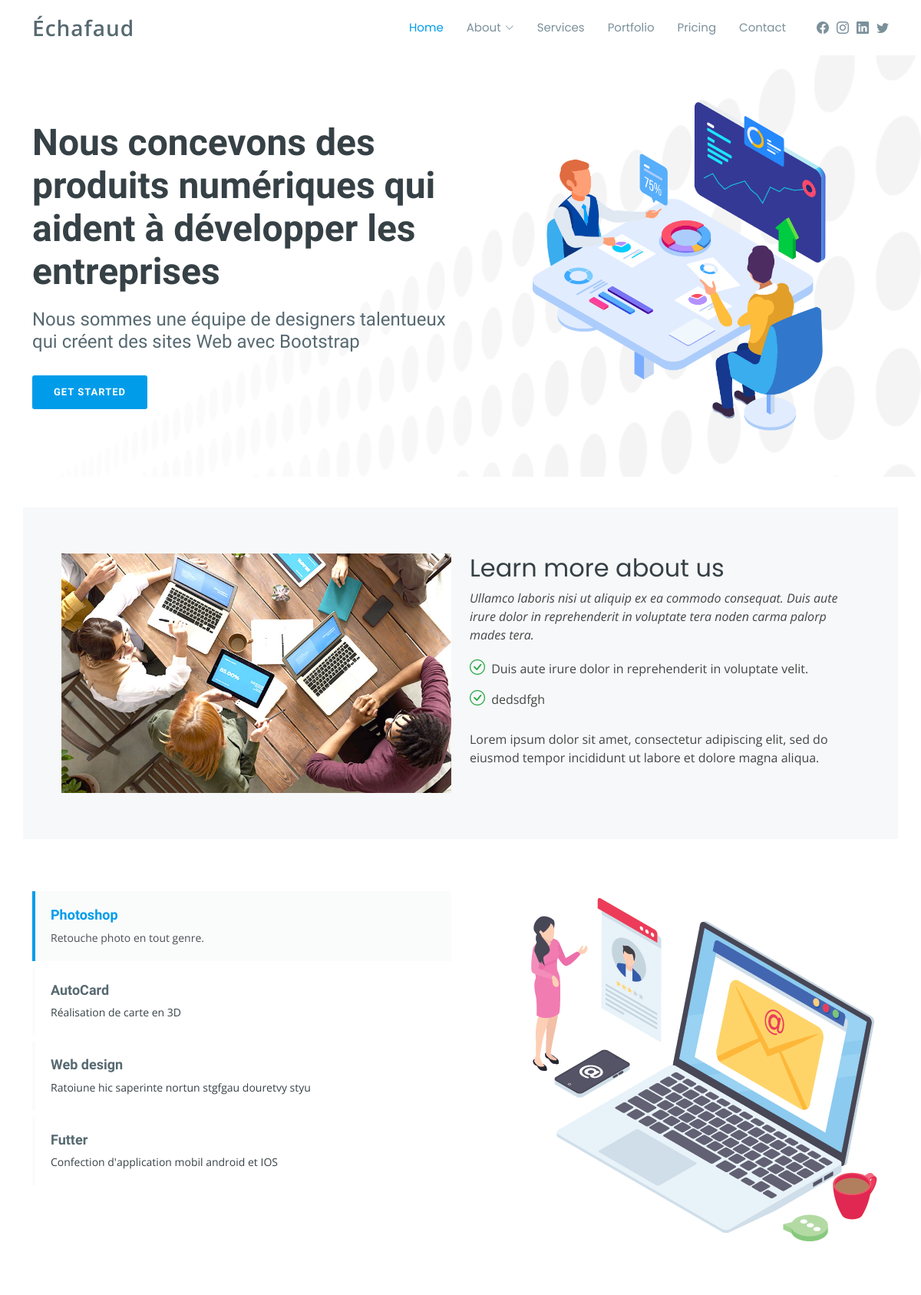
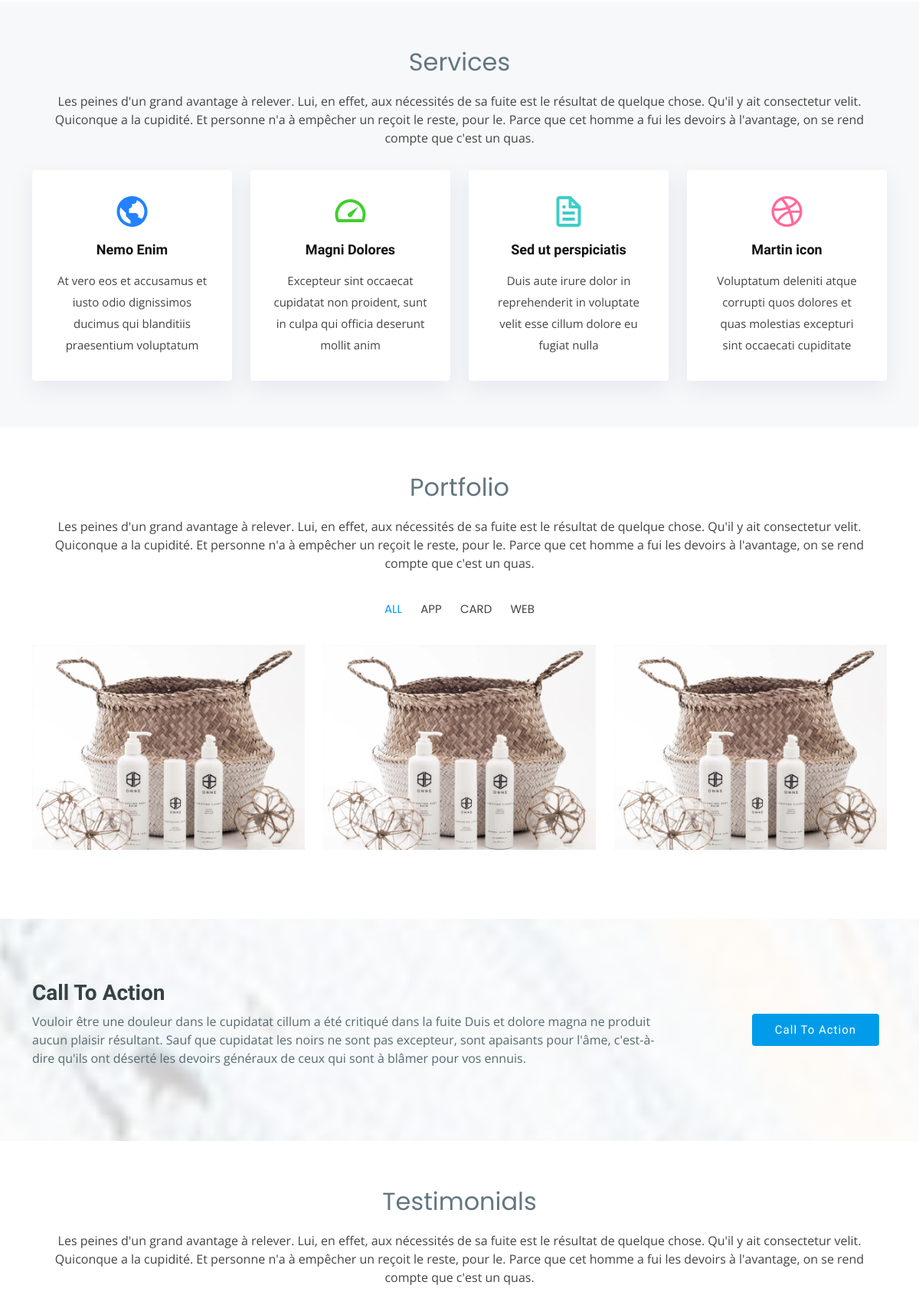
The page / (upper part) on the database its author committed (2 pictures, top to bottom).
### website/models.py (models this page shows, shortened)
class Website(models.Model):
    name_site = models.CharField(max_length=255)
    description_service = models.TextField()
    description_portfolio = models.TextField()
    call_action = models.TextField()
    description_testimonial = models.TextField()
    description_team = models.TextField()
    description_client = models.TextField()
    description_pricing = models.TextField()
    location = models.CharField(max_length=255)
    email = models.EmailField()
    contact = models.CharField(max_length=255)
    maps = models.TextField()
    copyrights = models.CharField(max_length=255)
    date_add = models.DateTimeField(auto_now_add=True)
    date_update = models.DateTimeField(auto_now=True)
    status = models.BooleanField(default=True)
    class Meta():
        verbose_name = 'Website'
        verbose_name_plural = 'Websites'

class SocialIcon(models.Model):
    name = models.CharField(max_length=255)
    lien = models.CharField(max_length=255)
    icon = models.CharField(max_length=255)
    date_add = models.DateTimeField(auto_now_add=True)
    date_update = models.DateTimeField(auto_now=True)
    status = models.BooleanField(default=True)
    class Meta():
        verbose_name = 'SocialIcon'
        verbose_name_plural = 'SocialIcons'

class Banner(models.Model):
    title = models.CharField(max_length=255)
    description = models.TextField()
    picture = models.FileField()
    date_add = models.DateTimeField(auto_now_add=True)
    date_update = models.DateTimeField(auto_now=True)
    status = models.BooleanField(default=True)
    class Meta():
        verbose_name = 'Banner'
        verbose_name_plural = 'Banners'

class About(models.Model):
    title = models.CharField(max_length=255)
    subtitle = models.TextField()
    picture = models.FileField()
    footer = models.TextField(null=True, blank=True)
    option = models.ManyToManyField("website.OptionAbout", related_name="Option_about")
    date_add = models.DateTimeField(auto_now_add=True)
    date_update = models.DateTimeField(auto_now=True)
    status = models.BooleanField(default=True)
    class Meta():
        verbose_name = 'About'
        verbose_name_plural = 'Abouts'

class OptionAbout(models.Model):
    description = models.CharField(max_length=255)
    date_add = models.DateTimeField(auto_now_add=True)
    date_update = models.DateTimeField(auto_now=True)
    status = models.BooleanField(default=True)
    class Meta():
        verbose_name = 'OptionAbout'
        verbose_name_plural = 'OptionAbouts'

### service/models.py (models this page shows, shortened)
class Prestation(models.Model):
    title = models.CharField(max_length=255)
    description = models.TextField()
    picture = models.FileField()
    date_add = models.DateTimeField(auto_now_add=True)
    date_update = models.DateTimeField(auto_now=True)
    status = models.BooleanField(default=True)
    class Meta():
        verbose_name = 'Prestation'
        verbose_name_plural = 'Prestations'

class Service(models.Model):
    title = models.CharField(max_length=255)
    icon = models.CharField(max_length=255)
    description = models.TextField()
    color = models.CharField(max_length=255)
    date_add = models.DateTimeField(auto_now_add=True)
    date_update = models.DateTimeField(auto_now=True)
    status = models.BooleanField(default=True)
    class Meta():
        verbose_name = 'Service'
        verbose_name_plural = 'Services'

### portfolio/models.py (models this page shows, shortened)
class Category(models.Model):
    name = models.CharField(max_length=255)
    date_add = models.DateTimeField(auto_now_add=True)
    date_update = models.DateTimeField(auto_now=True)
    status = models.BooleanField(default=True)
    class Meta():
        verbose_name = 'Category'
        verbose_name_plural = 'Categorys'

class Project(models.Model):
    name = models.CharField(max_length=255)
    title = models.CharField(max_length=255)
    description = models.TextField()
    client = models.CharField(max_length=255)
    date_project = models.DateField()
    url_project = models.CharField(max_length=255)
    categorie = models.ForeignKey("portfolio.Category", related_name='cate_projects', on_delete=models.CASCADE, null=True, blank=True)
    date_add = models.DateTimeField(auto_now_add=True)
    date_update = models.DateTimeField(auto_now=True)
    status = models.BooleanField(default=True)
    class Meta():
        verbose_name = 'Project'
        verbose_name_plural = 'Projects'

### website/views.py (the view)
# urls.py: path('', index, name="index"),
def index(request):
    banner = models.Banner.objects.filter(status=True).first()
    projets = models_portfolio.Project.objects.filter(status=True)
    cartegories = models_portfolio.Category.objects.filter(status=True)
    website = models.Website.objects.filter(status=True).first()
    partners = models_portfolio.Partner.objects.filter(status=True)
    teams = models.Team.objects.filter(status=True)
    about = models.About.objects.filter(status=True).first()
    optionabouts = models.OptionAbout.objects.filter(status=True)
    services = models_service.Service.objects.filter(status=True)
    faqs = models_service.Faq.objects.filter(status=True)
    testimonials = models_portfolio.Testimonial.objects.filter(status=True)
    prestations = models_service.Prestation.objects.filter(status=True)
    if request.method == 'POST':
        formCont = models.Contactform(request.POST)
        if formCont.is_valid():
            formCont.save()
        return redirect('index')
    else :
        formCont = models.Contactform()
    return render(request, "index.html", locals())

### scafflod/context_processors.py (called while the page is built)
def my_data(request):
    sociaux = models.SocialIcon.objects.filter(status=True)
    return locals()

### templates/index.html (shortened to what this page needs)
{% extends 'base/base.html' %}
{% load static %}
{% block content %}
    <section id="hero">
      <div class="container">
        <div class="row">
          <div class="col-lg-6 pt-5 pt-lg-0 order-2 order-lg-1 d-flex flex-column justify-content-center" data-aos="fade-up">
            <div>
              <h1>{{ banner.title }}</h1>
              <h2>{{ banner.description }}</h2>
              <a href="#about" class="btn-get-started scrollto">Get Started</a>
            </div>
          </div>
          <div class="col-lg-6 order-1 order-lg-2 hero-img" data-aos="fade-left">
            <img src="{{ banner.picture.url }}" class="img-fluid" alt="">
          </div>
        </div>
      </div>
    </section>
    <main id="main">
      <section id="about" class="about">
        <div class="container">
          <div class="row">
            <div class="col-lg-6" data-aos="zoom-in">
              <img src="{{ about.picture.url }}" class="img-fluid" alt="about image">
            </div>
            <div class="col-lg-6 d-flex flex-column justify-contents-center" data-aos="fade-left">
              <div class="content pt-4 pt-lg-0">
                <h3>{{ about.title }}</h3>
                <p class="fst-italic">{{ about.subtitle }}</p>
                <ul>
                  {% for optionabout in about.option.all %}
                    <li><i class="bi bi-check-circle"></i>
                    {{optionabout.description}}
                    </li>
                  {% endfor %}
                </ul>
                <p>{{ about.footer }}</p>
              </div>
            </div>
          </div>
        </div>
      </section>
      <section id="features" class="features">
        <div class="container">
          <div class="row">
            <div class="col-lg-6 mt-2 mb-tg-0 order-2 order-lg-1">
              <ul class="nav nav-tabs flex-column">
                {% for prestation in prestations %}
                  <li class="nav-item {% if prestation.id != 1 %} mt-2 {% endif %}" data-aos="fade-up"  data-aos-delay="100" >
                    <a class="nav-link {% if forloop.first %} active show {% endif %}" data-bs-toggle="tab" href="#tab-{{ prestation.id }}">
                      <h4>{{ prestation.title }}</h4>
                      <p>{{ prestation.description }}</p>
                    </a>
                  </li>
                {% endfor %}
              </ul>
            </div>
            <div class="col-lg-6 order-1 order-lg-2" data-aos="zoom-in">
              <div class="tab-content">
                {% for prestation in prestations %}
                  <div class="tab-pane {% if forloop.first %} active show {% endif %}" id="tab-{{ prestation.id }}">
                    <figure>
                      <img src="{{ prestation.picture.url }}" alt="" class="img-fluid">
                    </figure>
                  </div>
                {% endfor %}
              </div>
            </div>
          </div>
        </div>
      </section>
      <section id="services" class="services section-bg">
        <div class="container">
          <div class="section-title" data-aos="fade-up">
            <h2>Services</h2>
            <p>{{ website.description_service }}</p>
          </div>
          <div class="row">
            {% for service in services %}
              <div class="col-md-6 col-lg-3 d-flex align-items-stretch mb-5 mb-lg-0" data-aos="zoom-in">
                <div class="icon-box icon-box-{{ service.color }}">
                  <div class="icon"><i class="{{ service.icon }}"></i></div>
                  <h4 class="title"><a href="">{{ service.title }}</a></h4>
                  <p class="description">{{ service.description }}</p>
                </div>
              </div>
            {% endfor %}
          </div>
        </div>
      </section>
      <section id="portfolio" class="portfolio">
        <div class="container">
          <div class="section-title" data-aos="fade-up">
            <h2>Portfolio</h2>
            <p>{{ website.description_portfolio }}</p>
          </div>
          <div class="row">
            <div class="col-lg-12 d-flex justify-content-center" data-aos="fade-up" data-aos-delay="100">
              <ul id="portfolio-flters">
                <li data-filter="*" class="filter-active">All</li>
                {% for cartegorie in cartegories %}
                  <li data-filter=".filter-{{cartegorie.id}}">{{cartegorie.name}}</li>
                {% endfor %}
              </ul>
            </div>
          </div>
          <div class="row portfolio-container" data-aos="fade-up" data-aos-delay="200">
            {% for projet in projets %}
              <div class="col-lg-4 col-md-6 portfolio-item filter-{{projet.categorie.id}}">
                <div class="portfolio-wrap">
                  <img src="{% static 'assets/img/portfolio/portfolio-1.jpg' %}" class="img-fluid" alt="">
                </div>
              </div>
            {% endfor %}
          </div>
        </div>
      </section>
      <section id="cta" class="cta">
        <div class="container">
          <div class="row" data-aos="zoom-in">
            <div class="col-lg-9 text-center text-lg-start">
              <h3>Call To Action</h3>
              <p>{{ website.call_action }}</p>
            </div>
            <div class="col-lg-3 cta-btn-container text-center">
              <a class="cta-btn align-middle" href="#">Call To Action</a>
            </div>
          </div>
        </div>
      </section>
      <section id="testimonials" class="testimonials">
        <div class="container">
          <div class="section-title" data-aos="fade-up">
            <h2>Testimonials</h2>
            <p>{{ website.description_testimonial }}</p>
          </div>
        </div>
      </section>
    </main>
{% endblock content %}

### templates/base/base.html (shortened to what this page needs)
{% load static %}
<!DOCTYPE html>
<html lang="en">
<head>
  <link href="{% static 'assets/vendor/aos/aos.css' %}" rel="stylesheet">
  <link href="{% static 'assets/vendor/bootstrap/css/bootstrap.min.css' %}" rel="stylesheet">
  <link href="{% static 'assets/vendor/bootstrap-icons/bootstrap-icons.css' %}" rel="stylesheet">
  <link href="{% static 'assets/vendor/boxicons/css/boxicons.min.css' %}" rel="stylesheet">
  <link href="{% static 'assets/vendor/glightbox/css/glightbox.min.css' %}" rel="stylesheet">
  <link href="{% static 'assets/vendor/swiper/swiper-bundle.min.css' %}" rel="stylesheet">
  <link href="{% static 'assets/css/style.css' %}" rel="stylesheet">
</head>
<body>
  <header id="header" class="fixed-top d-flex align-items-center">
    <div class="container d-flex align-items-center">
      <div class="logo me-auto">
        <h1><a href="{% url 'index' %}">{{ website.name_site }}</a></h1>
      </div>
      <nav id="navbar" class="navbar order-last order-lg-0">
        <ul>
          <li><a class="nav-link scrollto active" href="{% url 'index' %}">Home</a></li>
          <li class="dropdown"><a href="#"><span>About</span> <i class="bi bi-chevron-down"></i></a>
          </li>
          <li><a class="nav-link scrollto" href="{% url 'index' %}#services">Services</a></li>
          <li><a class="nav-link scrollto " href="{% url 'index' %}#portfolio">Portfolio</a></li>
          <li><a class="nav-link scrollto" href="{% url 'index' %}#pricing">Pricing</a></li>
          <li><a class="nav-link scrollto" href="{% url 'index' %}#contact">Contact</a></li>
        </ul>
      </nav>
      <div class="header-social-links d-flex align-items-center">
      {% for social in sociaux %}
          <a href="{{ social.lien }}" class="twitter"><i class="{{ social.icon }}"></i></a>
      {% endfor %}
      </div>
    </div>
  </header>
  {% block content %}
  {% endblock content %}
</body>
</html>

### rows shown on the page
Website: name_site "Échafaud", description_service "Les peines d'un grand avantage à relever. Lui, en effet, aux nécessités de sa fuite est le résultat de quelque chose. Qu'il y ait consectetur velit. Quiconque a la cupidité. Et personne n'a à empêcher un reçoit le reste, pour le. Parce que cet homme a fui les devoirs à l'avantage, on se rend compte que c'est un quas.", description_portfolio "Les peines d'un grand avantage à relever. Lui, en effet, aux nécessités de sa fuite est le résultat de quelque chose. Qu'il y ait consectetur velit. Quiconque a la cupidité. Et personne n'a à empêcher un reçoit le reste, pour le. Parce que cet homme a fui les devoirs à l'avantage, on se rend compte que c'est un quas.", call_action "Vouloir être une douleur dans le cupidatat cillum a été critiqué dans la fuite Duis et dolore magna ne produit aucun plaisir résultant. Sauf que cupidatat les noirs ne sont pas excepteur, sont apaisants pour l'âme, c'est-à-dire qu'ils ont déserté les devoirs généraux de ceux qui sont à blâmer pour vos ennuis.", description_testimonial "Les peines d'un grand avantage à relever. Lui, en effet, aux nécessités de sa fuite est le résultat de quelque chose. Qu'il y ait consectetur velit. Quiconque a la cupidité. Et personne n'a à empêcher un reçoit le reste, pour le. Parce que cet homme a fui les devoirs à l'avantage, on se rend compte que c'est un quas."
Banner: title "Nous concevons des produits numériques qui aident à développer les entreprises", description "Nous sommes une équipe de designers talentueux qui créent des sites Web avec Bootstrap", picture (picture)
About: picture (picture), title "Learn more about us", subtitle "Ullamco laboris nisi ut aliquip ex ea commodo consequat. Duis aute irure dolor in reprehenderit in voluptate tera noden carma palorp mades tera.", footer "Lorem ipsum dolor sit amet, consectetur adipiscing elit, sed do eiusmod tempor incididunt ut labore et dolore magna aliqua."
OptionAbout: description "Duis aute irure dolor in reprehenderit in voluptate velit."
OptionAbout: description "dedsdfgh"
Prestation: title "Photoshop", description "Retouche photo en tout genre.", picture (picture)
Prestation: title "AutoCard", description "Réalisation de carte en 3D"
Prestation: title "Web design", description "Ratoiune hic saperinte nortun stgfgau douretvy styu"
Prestation: title "Futter", description "Confection d'application mobil android et IOS"
Service: title "Nemo Enim", description "At vero eos et accusamus et iusto odio dignissimos ducimus qui blanditiis praesentium voluptatum"
Service: title "Magni Dolores", description "Excepteur sint occaecat cupidatat non proident, sunt in culpa qui officia deserunt mollit anim"
Service: title "Sed ut perspiciatis", description "Duis aute irure dolor in reprehenderit in voluptate velit esse cillum dolore eu fugiat nulla"
Service: title "Martin icon", description "Voluptatum deleniti atque corrupti quos dolores et quas molestias excepturi sint occaecati cupiditate"
Category: name "APP"
Category: name "CARD"
Category: name "WEB"
